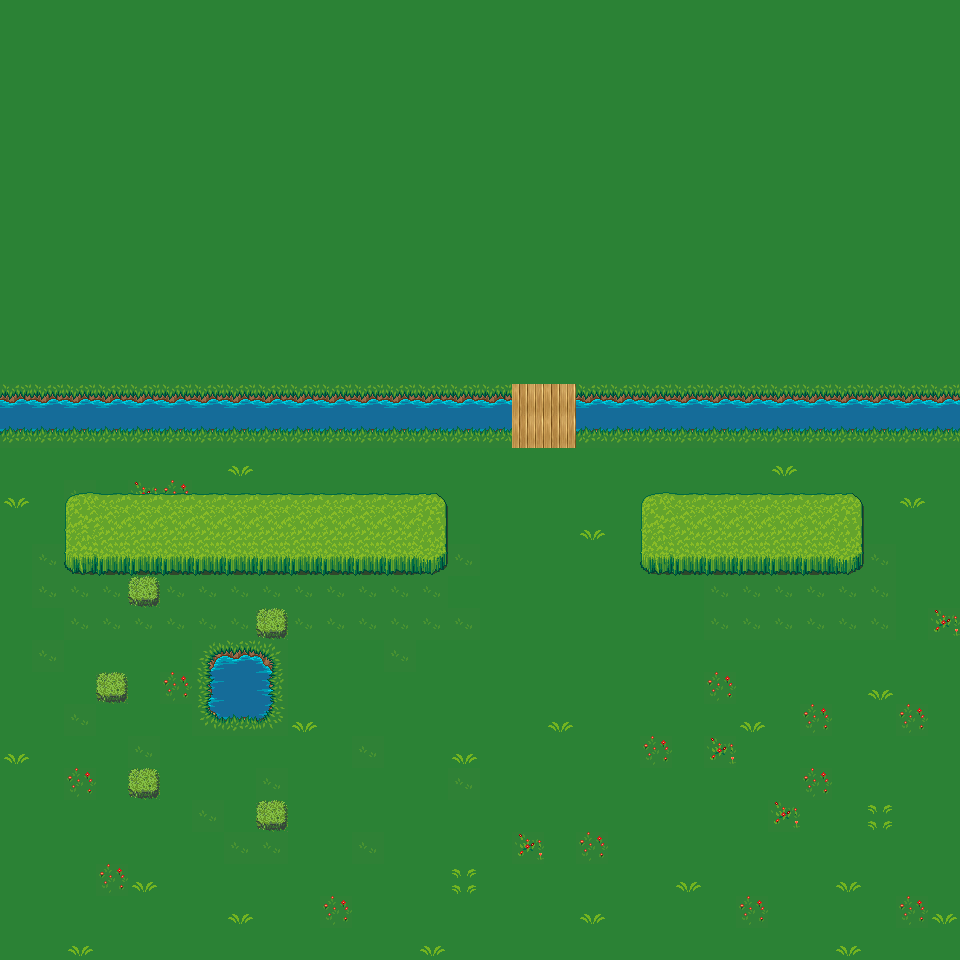

This game map was drawn from its Tiled (.tmx) file and the tilesets committed beside it. A one-line description and the full map source follow:
An orthogonal 30x30 tile map with 32x32 px tiles, 2 tile layers (terrain, buissons), 2 tilesets.

<map version="1.2" tiledversion="1.3.3" orientation="orthogonal" renderorder="right-down" width="30" height="30" tilewidth="32" tileheight="32" infinite="0" nextlayerid="4" nextobjectid="1">
 <tileset firstgid="1" source="terrain.tsx" />
 <tileset firstgid="484" source="bridge.tsx" />
 <layer id="1" name="terrain" width="30" height="30">
  <data encoding="csv">
244,244,244,244,244,244,244,244,244,244,244,244,244,244,244,244,244,244,244,244,244,244,244,244,244,244,244,244,244,244,
244,244,244,244,244,244,244,244,244,244,244,244,244,244,244,244,244,244,244,244,244,244,244,244,244,244,244,244,244,244,
244,244,244,244,244,244,244,244,244,244,244,244,244,244,244,244,244,244,244,244,244,244,244,244,244,244,244,244,244,244,
244,244,244,244,244,244,244,244,244,244,244,244,244,244,244,244,244,244,244,244,244,244,244,244,244,244,244,244,244,244,
244,244,244,244,244,244,244,244,244,244,244,244,244,244,244,244,244,244,244,244,244,244,244,244,244,244,244,244,244,244,
244,244,244,244,244,244,244,244,244,244,244,244,244,244,244,244,244,244,244,244,244,244,244,244,244,244,244,244,244,244,
244,244,244,244,244,244,244,244,244,244,244,244,244,244,244,244,244,244,244,244,244,244,244,244,244,244,244,244,244,244,
244,244,244,244,244,244,244,244,244,244,244,244,244,244,244,244,244,244,244,244,244,244,244,244,244,244,244,244,244,244,
244,244,244,244,244,244,244,244,244,244,244,244,244,244,244,244,244,244,244,244,244,244,244,244,244,244,244,244,244,244,
244,244,244,244,244,244,244,244,244,244,244,244,244,244,244,244,244,244,244,244,244,244,244,244,244,244,244,244,244,244,
244,244,244,244,244,244,244,244,244,244,244,244,244,244,244,244,244,244,244,244,244,244,244,244,244,244,244,244,244,244,
244,244,244,244,244,244,244,244,244,244,244,244,244,244,244,244,244,244,244,244,244,244,244,244,244,244,244,244,244,244,
302,302,302,302,302,302,302,302,302,302,302,302,302,302,302,302,1610613288,1610613288,302,302,302,302,302,302,302,302,302,302,302,302,
344,344,344,344,344,344,344,344,344,344,344,344,344,344,344,344,1610613288,1610613288,344,344,344,344,344,344,344,344,344,344,344,344,
244,244,244,244,244,244,244,245,244,244,244,244,244,244,244,244,244,244,244,244,244,244,244,244,245,244,244,244,244,244,
245,244,234,244,235,236,244,244,244,244,244,244,244,244,244,244,244,244,244,244,244,244,244,244,244,244,244,244,245,244,
244,244,244,244,234,244,236,244,234,244,244,234,244,244,244,244,244,244,245,244,244,244,244,244,235,244,244,244,244,244,
244,234,234,234,234,234,234,234,234,234,234,234,234,234,234,244,244,244,244,244,244,244,234,234,234,234,234,234,244,244,
244,234,234,234,234,234,234,234,234,234,234,234,234,234,244,244,244,244,244,244,244,244,234,234,234,234,234,234,244,244,
244,244,234,234,234,234,234,234,234,234,234,234,234,234,234,244,244,244,244,244,244,244,234,234,234,234,234,234,244,235,
244,234,244,244,244,244,301,302,303,244,244,244,234,244,244,244,244,244,244,244,244,244,244,244,244,244,244,244,244,244,
244,244,244,234,244,236,322,323,324,244,244,244,244,244,244,244,244,244,244,244,244,244,236,244,244,244,244,245,244,244,
244,244,234,244,244,244,343,344,345,245,244,244,244,244,244,244,244,245,244,244,244,244,244,245,244,236,244,244,236,244,
245,244,244,244,234,244,244,244,244,244,244,234,244,244,245,244,244,244,244,244,236,244,235,244,244,244,244,244,244,244,
244,244,236,244,244,244,244,244,234,244,244,244,244,244,234,244,244,244,244,244,244,244,244,244,244,236,244,244,244,244,
244,244,244,244,244,244,234,244,244,244,244,244,244,244,244,244,244,244,244,244,244,244,244,244,235,244,244,246,244,244,
244,244,244,244,244,244,244,234,234,244,244,234,244,244,244,244,235,244,236,244,244,244,244,244,244,244,244,244,244,244,
244,244,244,236,245,244,244,244,244,244,244,244,244,244,246,244,244,244,244,244,244,245,244,244,244,244,245,244,244,244,
244,244,244,244,244,244,244,245,244,244,236,244,244,244,244,244,244,244,245,244,244,244,244,236,244,244,244,244,236,245,
244,244,245,244,244,244,244,244,244,244,244,244,244,245,244,244,244,244,244,244,244,244,244,244,244,244,245,244,244,244
</data>
 </layer>
 <layer id="2" name="buissons" width="30" height="30">
  <data encoding="csv">
0,0,0,0,0,0,0,0,0,0,0,0,0,0,0,0,0,0,0,0,0,0,0,0,0,0,0,0,0,0,
0,0,0,0,0,0,0,0,0,0,0,0,0,0,0,0,0,0,0,0,0,0,0,0,0,0,0,0,0,0,
0,0,0,0,0,0,0,0,0,0,0,0,0,0,0,0,0,0,0,0,0,0,0,0,0,0,0,0,0,0,
0,0,0,0,0,0,0,0,0,0,0,0,0,0,0,0,0,0,0,0,0,0,0,0,0,0,0,0,0,0,
0,0,0,0,0,0,0,0,0,0,0,0,0,0,0,0,0,0,0,0,0,0,0,0,0,0,0,0,0,0,
0,0,0,0,0,0,0,0,0,0,0,0,0,0,0,0,0,0,0,0,0,0,0,0,0,0,0,0,0,0,
0,0,0,0,0,0,0,0,0,0,0,0,0,0,0,0,0,0,0,0,0,0,0,0,0,0,0,0,0,0,
0,0,0,0,0,0,0,0,0,0,0,0,0,0,0,0,0,0,0,0,0,0,0,0,0,0,0,0,0,0,
0,0,0,0,0,0,0,0,0,0,0,0,0,0,0,0,0,0,0,0,0,0,0,0,0,0,0,0,0,0,
0,0,0,0,0,0,0,0,0,0,0,0,0,0,0,0,0,0,0,0,0,0,0,0,0,0,0,0,0,0,
0,0,0,0,0,0,0,0,0,0,0,0,0,0,0,0,0,0,0,0,0,0,0,0,0,0,0,0,0,0,
0,0,0,0,0,0,0,0,0,0,0,0,0,0,0,0,0,0,0,0,0,0,0,0,0,0,0,0,0,0,
0,0,0,0,0,0,0,0,0,0,0,0,0,0,0,0,0,0,0,0,0,0,0,0,0,0,0,0,0,0,
0,0,0,0,0,0,0,0,0,0,0,0,0,0,0,0,0,0,0,0,0,0,0,0,0,0,0,0,0,0,
0,0,0,0,0,0,0,0,0,0,0,0,0,0,0,0,0,0,0,0,0,0,0,0,0,0,0,0,0,0,
0,0,181,182,182,182,182,182,182,182,182,182,182,183,0,0,0,0,0,0,181,182,182,182,182,182,183,0,0,0,
0,0,202,203,203,203,203,203,203,203,203,203,203,204,0,0,0,0,0,0,202,203,203,203,203,203,204,0,0,0,
0,0,223,224,224,224,224,224,224,224,224,224,224,225,0,0,0,0,0,0,223,224,224,224,224,224,225,0,0,0,
0,0,0,0,249,0,0,0,0,0,0,0,0,0,0,0,0,0,0,0,0,0,0,0,0,0,0,0,0,0,
0,0,0,0,0,0,0,0,249,0,0,0,0,0,0,0,0,0,0,0,0,0,0,0,0,0,0,0,0,0,
0,0,0,0,0,0,0,0,0,0,0,0,0,0,0,0,0,0,0,0,0,0,0,0,0,0,0,0,0,0,
0,0,0,249,0,0,0,0,0,0,0,0,0,0,0,0,0,0,0,0,0,0,0,0,0,0,0,0,0,0,
0,0,0,0,0,0,0,0,0,0,0,0,0,0,0,0,0,0,0,0,0,0,0,0,0,0,0,0,0,0,
0,0,0,0,0,0,0,0,0,0,0,0,0,0,0,0,0,0,0,0,0,0,0,0,0,0,0,0,0,0,
0,0,0,0,249,0,0,0,0,0,0,0,0,0,0,0,0,0,0,0,0,0,0,0,0,0,0,0,0,0,
0,0,0,0,0,0,0,0,249,0,0,0,0,0,0,0,0,0,0,0,0,0,0,0,0,0,0,0,0,0,
0,0,0,0,0,0,0,0,0,0,0,0,0,0,0,0,0,0,0,0,0,0,0,0,0,0,0,0,0,0,
0,0,0,0,0,0,0,0,0,0,0,0,0,0,0,0,0,0,0,0,0,0,0,0,0,0,0,0,0,0,
0,0,0,0,0,0,0,0,0,0,0,0,0,0,0,0,0,0,0,0,0,0,0,0,0,0,0,0,0,0,
0,0,0,0,0,0,0,0,0,0,0,0,0,0,0,0,0,0,0,0,0,0,0,0,0,0,0,0,0,0
</data>
 </layer>
</map>
